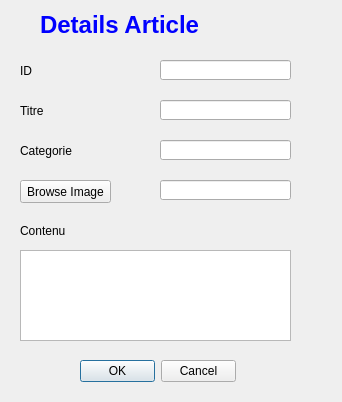
<?xml version="1.0" encoding="UTF-8"?>
<ui version="4.0">
 <class>add_article</class>
 <widget class="QDialog" name="add_article">
  <property name="geometry">
   <rect>
    <x>0</x>
    <y>0</y>
    <width>342</width>
    <height>402</height>
   </rect>
  </property>
  <property name="windowTitle">
   <string>Dialog</string>
  </property>
  <widget class="QLineEdit" name="id">
   <property name="geometry">
    <rect>
     <x>160</x>
     <y>60</y>
     <width>131</width>
     <height>20</height>
    </rect>
   </property>
  </widget>
  <widget class="QLineEdit" name="titre">
   <property name="geometry">
    <rect>
     <x>160</x>
     <y>100</y>
     <width>131</width>
     <height>20</height>
    </rect>
   </property>
  </widget>
  <widget class="QLabel" name="label_3">
   <property name="geometry">
    <rect>
     <x>20</x>
     <y>140</y>
     <width>121</width>
     <height>21</height>
    </rect>
   </property>
   <property name="text">
    <string>Categorie</string>
   </property>
  </widget>
  <widget class="QDialogButtonBox" name="buttonBox">
   <property name="geometry">
    <rect>
     <x>80</x>
     <y>360</y>
     <width>156</width>
     <height>23</height>
    </rect>
   </property>
   <property name="standardButtons">
    <set>QDialogButtonBox::Cancel|QDialogButtonBox::Ok</set>
   </property>
  </widget>
  <widget class="QLabel" name="label_4">
   <property name="geometry">
    <rect>
     <x>20</x>
     <y>220</y>
     <width>121</width>
     <height>21</height>
    </rect>
   </property>
   <property name="text">
    <string>Contenu</string>
   </property>
  </widget>
  <widget class="QLabel" name="label_7">
   <property name="geometry">
    <rect>
     <x>40</x>
     <y>10</y>
     <width>211</width>
     <height>31</height>
    </rect>
   </property>
   <property name="text">
    <string>&lt;html&gt;&lt;head/&gt;&lt;body&gt;&lt;p&gt;&lt;span style=&quot; font-size:18pt; font-weight:600; color:#0000ff;&quot;&gt;Details Article&lt;/span&gt;&lt;/p&gt;&lt;/body&gt;&lt;/html&gt;</string>
   </property>
  </widget>
  <widget class="QLabel" name="label">
   <property name="geometry">
    <rect>
     <x>20</x>
     <y>60</y>
     <width>121</width>
     <height>21</height>
    </rect>
   </property>
   <property name="text">
    <string>ID</string>
   </property>
  </widget>
  <widget class="QLabel" name="label_2">
   <property name="geometry">
    <rect>
     <x>20</x>
     <y>100</y>
     <width>121</width>
     <height>21</height>
    </rect>
   </property>
   <property name="text">
    <string>Titre</string>
   </property>
  </widget>
  <widget class="QLineEdit" name="categorie">
   <property name="geometry">
    <rect>
     <x>160</x>
     <y>140</y>
     <width>131</width>
     <height>20</height>
    </rect>
   </property>
  </widget>
  <widget class="QTextEdit" name="contenu">
   <property name="geometry">
    <rect>
     <x>20</x>
     <y>250</y>
     <width>271</width>
     <height>91</height>
    </rect>
   </property>
  </widget>
  <widget class="QLineEdit" name="image">
   <property name="geometry">
    <rect>
     <x>160</x>
     <y>180</y>
     <width>131</width>
     <height>20</height>
    </rect>
   </property>
  </widget>
  <widget class="QPushButton" name="pushButton">
   <property name="geometry">
    <rect>
     <x>20</x>
     <y>180</y>
     <width>91</width>
     <height>23</height>
    </rect>
   </property>
   <property name="text">
    <string>Browse Image</string>
   </property>
  </widget>
 </widget>
 <resources/>
 <connections/>
</ui>
